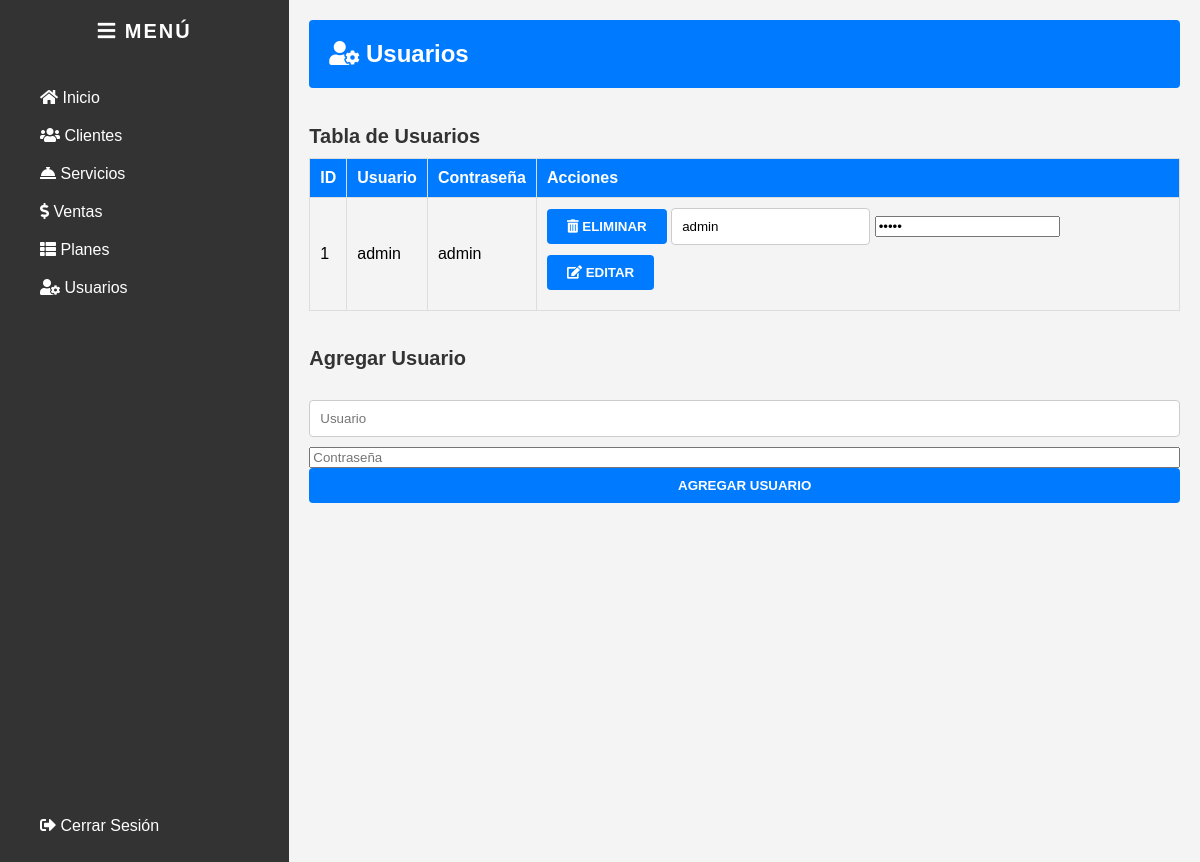
/interfaces/users.php, run on the app's committed database.
### tables this page shows
CREATE TABLE `users` (
  `id` int NOT NULL AUTO_INCREMENT,
  `user` varchar(10) NOT NULL,
  `password` varchar(24) NOT NULL,
  `email` varchar(255) DEFAULT NULL,
  `reset_token` varchar(255) DEFAULT NULL,
  `reset_token_expiry` datetime DEFAULT NULL,
  PRIMARY KEY (`id`),
  UNIQUE KEY `user` (`user`)
);

### interfaces/users.php (the view, shortened to what this page needs)
<?php
include '../controllers/conn.php';
$sql = "SELECT * FROM users";
$result = $con->query($sql);
?>
<!DOCTYPE html>
<html lang="es">
<head>
    <link rel="stylesheet" href="css/dashboard.css">
    <link rel="stylesheet" href="https://cdnjs.cloudflare.com/ajax/libs/font-awesome/5.15.1/css/all.min.css">
</head>
<body>
    <div class="dashboard">
        <div class="sidebar">
            <h3><i class="fas fa-bars"></i> Menú</h3>
            <ul>
                <li><a href="dashboard.php"><i class="fas fa-home"></i> Inicio</a></li>
                <li><a href="Clientes.php"><i class="fas fa-users"></i> Clientes</a></li>
                <li><a href="Servicios.php"><i class="fas fa-concierge-bell"></i> Servicios</a></li>
                <li><a href="ventas.php"><i class="fas fa-dollar-sign"></i> Ventas</a></li>
                <li><a href="Plan.php"><i class="fas fa-th-list"></i> Planes</a></li>
                <li><a href="users.php"><i class="fas fa-user-cog"></i> Usuarios</a></li>
                <li><a class="CerrarSesion" href="../controllers/logout.php"><i class="fas fa-sign-out-alt"></i> Cerrar Sesión</a></li>
            </ul>
        </div>
        <div class="main-content">
            <header>
                <h1><i class="fas fa-user-cog"></i> Usuarios</h1>
            </header>
            <div class="content">
                <h2>Tabla de Usuarios</h2>
                <table>
                    <thead>
                        <tr>
                            <th>ID</th>
                            <th>Usuario</th>
                            <th>Contraseña</th>
                            <th>Acciones</th>
                        </tr>
                    </thead>
                    <tbody>
                        <?php if ($result->num_rows > 0): ?>
                            <?php while($row = $result->fetch_assoc()): ?>
                                <tr>
                                    <td><?php echo $row['id']; ?></td>
                                    <td><?php echo $row['user']; ?></td>
                                    <td><?php echo $row['password']; ?></td>
                                    <td>
                                        <form method="POST" style="display:inline;">
                                            <button type="submit" onclick="return confirm('¿Estás seguro de que deseas eliminar este usuario?');">
                                                <i class="fas fa-trash-alt"></i> Eliminar
                                            </button>
                                        </form>
                                        <form method="POST" style="display:inline;">
                                            <input type="text" name="edit_user" value="<?php echo $row['user']; ?>" required>
                                            <input type="password" name="edit_password" value="<?php echo $row['password']; ?>" required>
                                            <button type="submit">
                                                <i class="fas fa-edit"></i> Editar
                                            </button>
                                        </form>
                                    </td>
                                </tr>
                            <?php endwhile; ?>
                        <?php else: ?>
                            <tr>
                                <td colspan="4">No hay registros</td>
                            </tr>
                        <?php endif; ?>
                    </tbody>
                </table>
                <h2>Agregar Usuario</h2>
                <form method="POST">
                    <input type="text" name="user" placeholder="Usuario" required>
                    <input type="password" name="password" placeholder="Contraseña" required>
                    <button type="submit" name="add_user">Agregar Usuario</button>
                </form>
            </div>
        </div>
    </div>
</body>
</html>

### interfaces/css/dashboard.css (style rules this page uses)
body { margin: 0; font-family: "Arial", sans-serif; background-color: #f4f4f4; }
.dashboard { display: flex; min-height: 100vh; }
.sidebar { width: 250px; background-color: #333; color: #fff; padding: 20px; display: flex; flex-direction: column; align-items: center; }
.sidebar h3 { padding: 0; margin: 0 0 20px 0; text-transform: uppercase; letter-spacing: 2px; font-size: 20px; }
.sidebar ul { list-style: none; padding: 0; width: 100%; }
.sidebar ul li { width: 100%; }
.sidebar ul li a { color: white; text-decoration: none; display: block; padding: 10px 20px; border-radius: 4px; transition: background-color 0.3s ease; }
.main-content { flex-grow: 1; background-color: #f4f4f4; padding: 20px; }
.main-content header { background: #007BFF; color: #ffffff; padding: 20px; margin-bottom: 20px; border-radius: 4px; display: flex; align-items: center; justify-content: space-between; }
.main-content header h1 { margin: 0; font-size: 24px; }
.content { display: flex; flex-direction: column; }
.content h2 { color: #333; font-size: 20px; margin-bottom: 10px; }
table { width: 100%; border-collapse: collapse; margin-bottom: 20px; }
table, th, td { border: 1px solid #ddd; }
th, td { padding: 10px; text-align: left; }
th { background-color: #007BFF; color: white; }
form { display: flex; flex-direction: column; margin-top: 20px; }
form input[type="text"], form input[type="number"], form button { padding: 10px; margin-bottom: 10px; border: 1px solid #ccc; border-radius: 4px; }
form button { background-color: #007BFF; color: white; border: none; cursor: pointer; padding: 10px 20px; text-transform: uppercase; font-weight: bold; transition: background-color 0.3s ease; }
form input[type="text"], form input[type="number"] { flex: 1; }
.CerrarSesion { margin-top: 500px; }

### data on the page
users: id "1", user "admin", password "admin", edit_user "admin"
